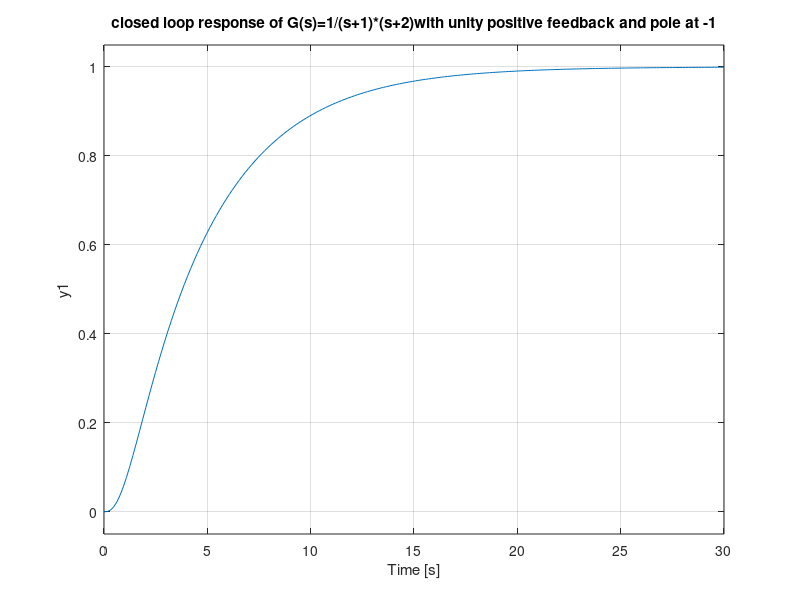
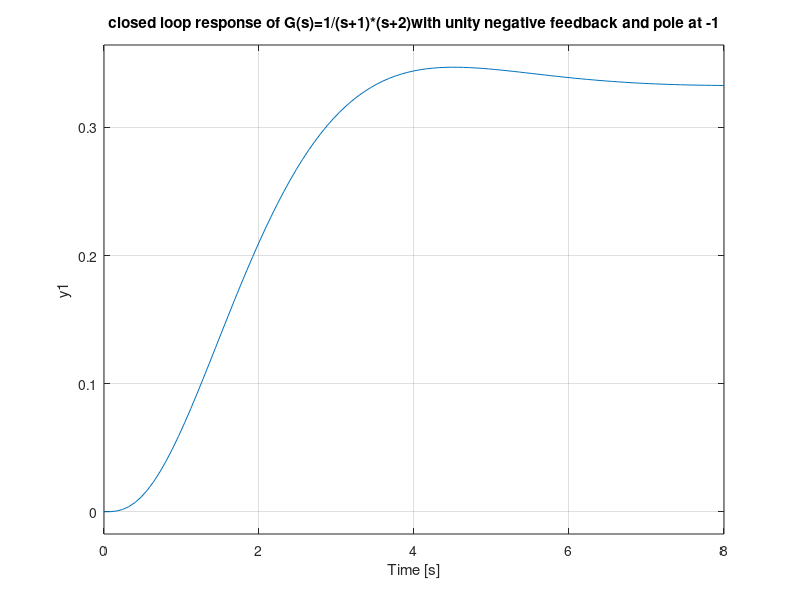
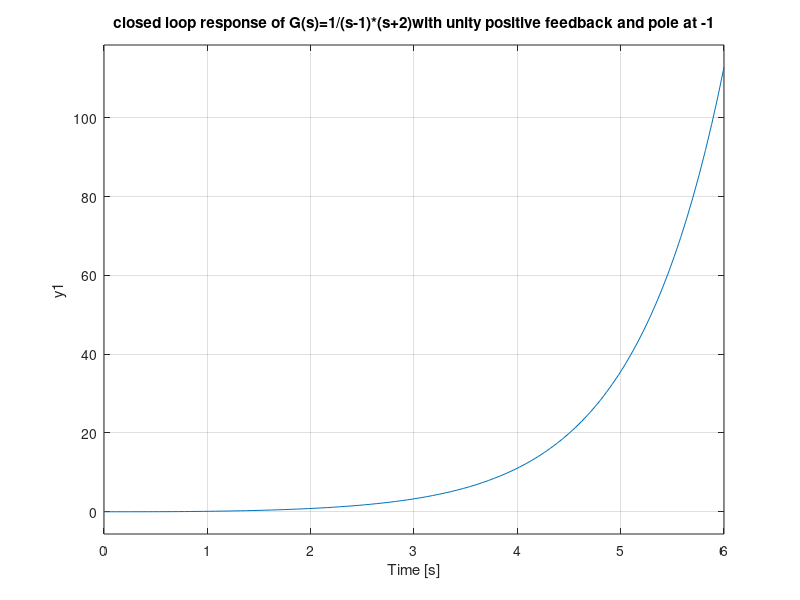
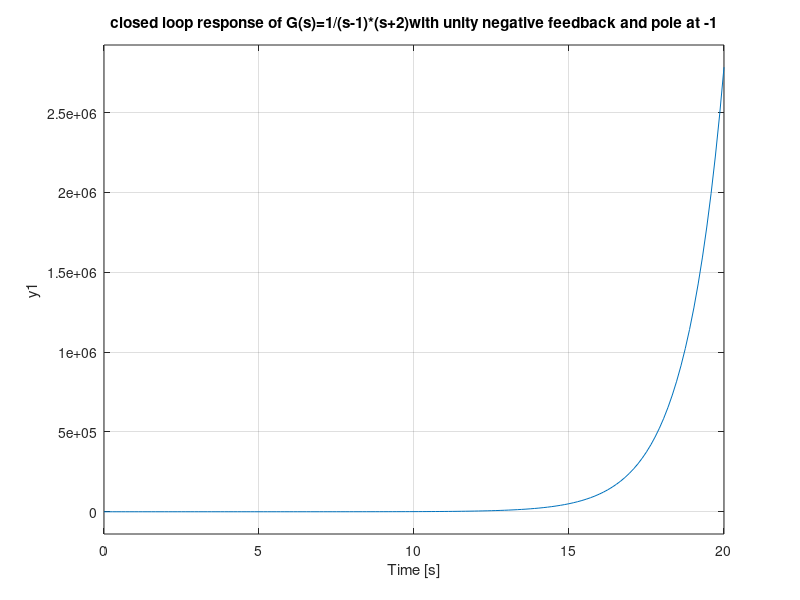

Write MATLAB code to recreate these figures, in order.
%%%%  G(s)=1/(s+1)*(s+2) %%%%
g=tf(1,[1 1])*tf(1,[1 2])*tf(1,[1 1]);
tf_closeloop=feedback(g,-1)%% closeloop with positive feedback %%
figure(1);
step(tf_closeloop);
title('closed loop response of G(s)=1/(s+1)*(s+2)with unity positive feedback and pole at -1')

tf_closeloop1=feedback(g,1)%% closeloop with negative feedback %%
figure(2);
step(tf_closeloop1);
title('closed loop response of G(s)=1/(s+1)*(s+2)with unity negative feedback and pole at -1')

%%%%  G(s)=1/(s-1)*(s+2) %%%%
g1=tf(1,[1 -1])*tf(1,[1 2])*tf(1,[1 1]);
tf1_closeloop=feedback(g1,-1)%% closeloop with positive feedback %%
figure(3);
step(tf1_closeloop);
title('closed loop response of G(s)=1/(s-1)*(s+2)with unity positive feedback and pole at -1')

tf1_closeloop1=feedback(g1,1)%% closeloop with negative feedback %%
figure(4);
step(tf1_closeloop1);
title('closed loop response of G(s)=1/(s-1)*(s+2)with unity negative feedback and pole at -1')

%%%%  G(s)=1/10*s %%%%
g2=tf(1,[1 0])*tf(1,[0 10])*tf(1,[1 1]);
tf2_closeloop=feedback(g2,-1)%% closeloop with positive feedback %%
figure(5);
step(tf2_closeloop);
title('closed loop response of G(s)=1/10*s with unity positive feedback and pole at -1')

tf2_closeloop1=feedback(g2,1)%% closeloop with negative feedback %%
figure(6);
step(tf2_closeloop1);
title('closed loop response of G(s)=1/10*s with unity negative feedback and pole at -1')
